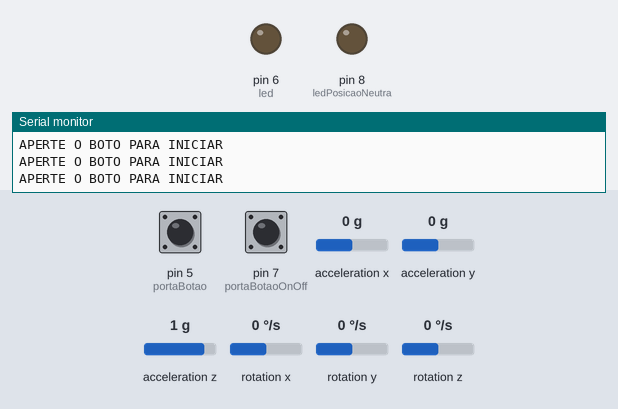
Simulated run of this sketch. Board: Arduino Leonardo, built with avr-gcc and run on an emulated ATmega32U4. Parts: output pins drawn as LEDs (lit = HIGH), the last lines printed to the serial monitor. Wiring (inferred from the names in the program): MPU-6050 motion sensor at I2C address 0x68. The test bench sets the inputs (shaded band); at power-on: pin 7 (portaBotaoOnOff) LOW, acceleration x 0 g, acceleration y 0 g, pin 5 (portaBotao) LOW, acceleration z 1 g, rotation x 0 °/s, rotation y 0 °/s, rotation z 0 °/s. USB keyboard and mouse output is not drawn.

Above: at 1.2 s.
1.3 s: pin 7 (portaBotaoOnOff) pulled HIGH for 0.15 s
At 1.91 s:
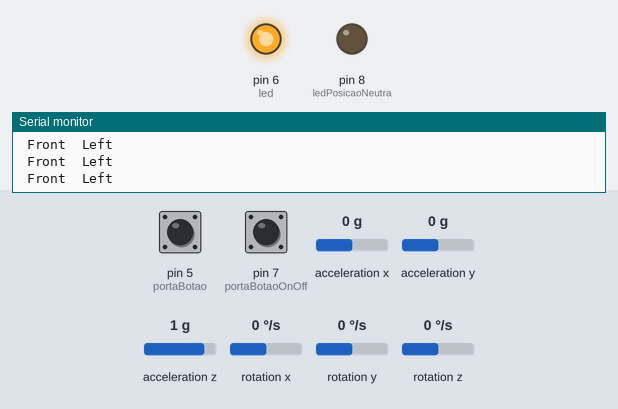
4.3 s: acceleration x set to 0.7 g
7.3 s: acceleration x set to 1 g
At 7.7 s:
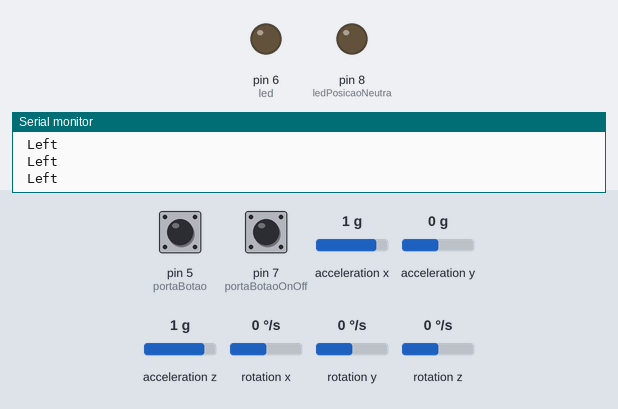
9.2 s: acceleration y set to 1.2 g
10.7 s: acceleration y set to 1.5 g
At 11.5 s:
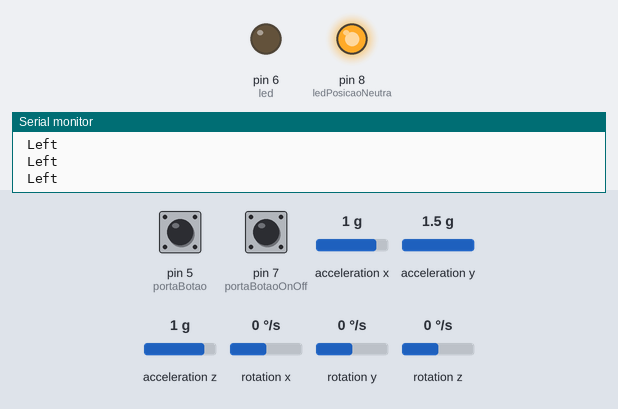
Timing chart, 0 to 13.7 s (numbered marks = the images above; inputs shaded):
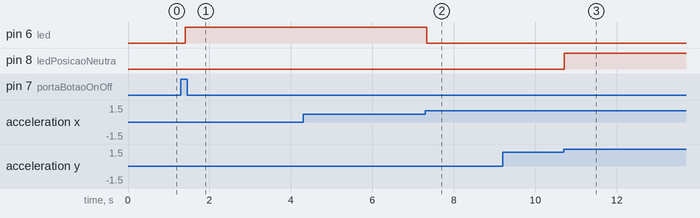

Measured:
- the behaviour switches between 0.8 and 0.9 g on acceleration x (found by bisection; images 1 and 2)
- the behaviour switches between 1.3 and 1.4 g on acceleration y (found by bisection; images 2 and 3)
- after the input at 1.3 s, pin 6 (led): LOW → HIGH after 0.10 s
- after the input at 7.3 s, pin 6 (led): HIGH → LOW at once
- after the input at 10.7 s, pin 8 (ledPosicaoNeutra): LOW → HIGH at once

The sketch:

main.ino
```cpp
#include <Keyboard.h>
#include <I2Cdev.h>
#include <MPU6050.h>
#include <Wire.h>

#define MPU6050_ACCEL_OFFSET_X -773
#define MPU6050_ACCEL_OFFSET_Y -700
#define MPU6050_ACCEL_OFFSET_Z 1660
#define MPU6050_GYRO_OFFSET_X -24
#define MPU6050_GYRO_OFFSET_Y -62
#define MPU6050_GYRO_OFFSET_Z -6

MPU6050 mpu;
//Endereco I2C do MPU6050
const int MPU = 0x68;

int up_right = 9;
int up_left = 11;
int down_right = 10;
int down_left = 12;
int portaBotao = 5;
int led = 6;
int portaBotaoOnOff = 7;
int ledPosicaoNeutra = 8;

bool start = false;
bool configured = false;

int AcX, AcY, AcZ, Tmp, GyX, GyY, GyZ;

void setup()
{

  Keyboard.begin();
  Serial.begin(9600);
  pinMode(portaBotao, INPUT);
  pinMode(up_right, INPUT);
  pinMode(up_left, INPUT);
  pinMode(down_right, INPUT);
  pinMode(down_left, INPUT);
  pinMode(led, OUTPUT);
  pinMode(ledPosicaoNeutra, OUTPUT);
  pinMode(portaBotaoOnOff, INPUT);

  Wire.begin();
  mpu.initialize();
  mpu.setXAccelOffset(MPU6050_ACCEL_OFFSET_X);
  mpu.setYAccelOffset(MPU6050_ACCEL_OFFSET_Y);
  mpu.setZAccelOffset(MPU6050_ACCEL_OFFSET_Z);
  mpu.setXGyroOffset(MPU6050_GYRO_OFFSET_X);
  mpu.setYGyroOffset(MPU6050_GYRO_OFFSET_Y);
  mpu.setZGyroOffset(MPU6050_GYRO_OFFSET_Z);

  Wire.beginTransmission(MPU);
  Wire.write(0x6B);

  //Inicializa o MPU-6050
  Wire.write(0);
  Wire.endTransmission(true);

  configured = true;
}

void loop()
{
  if (digitalRead(portaBotaoOnOff) == HIGH)
  {
    if(!start)
      Serial.print("INICIANDO! \n");
    else
      Serial.print("DESLIGANDO! \n");

    start = !start;
    delay(100);
  }

  if (!configured)
  {
    setup();
  }

  if (start)
  {
    pegarDimensoes();
    mapearBotoes();
    start = true;
  }
  else
  {
    Serial.print("APERTE O BOTO PARA INICIAR \n");
  }
}

void pegarDimensoes()
{
  Wire.beginTransmission(MPU);
  Wire.write(0x3B); // starting with register 0x3B (ACCEL_XOUT_H)
  Wire.endTransmission(false);
  //Solicita os dados do sensor
  Wire.requestFrom(MPU, 14, true);
  //Armazena o valor dos sensores nas variaveis correspondentes
  AcX = Wire.read() << 8 | Wire.read(); //0x3B (ACCEL_XOUT_H) & 0x3C (ACCEL_XOUT_L)
  AcY = Wire.read() << 8 | Wire.read(); //0x3D (ACCEL_YOUT_H) & 0x3E (ACCEL_YOUT_L)
  AcZ = Wire.read() << 8 | Wire.read(); //0x3F (ACCEL_ZOUT_H) & 0x40 (ACCEL_ZOUT_L)
  Tmp = Wire.read() << 8 | Wire.read(); //0x41 (TEMP_OUT_H) & 0x42 (TEMP_OUT_L)
  GyX = Wire.read() << 8 | Wire.read(); //0x43 (GYRO_XOUT_H) & 0x44 (GYRO_XOUT_L)
  GyY = Wire.read() << 8 | Wire.read(); //0x45 (GYRO_YOUT_H) & 0x46 (GYRO_YOUT_L)
  GyZ = Wire.read() << 8 | Wire.read(); //0x47 (GYRO_ZOUT_H) & 0x48 (GYRO_ZOUT_L)
}

void mapearBotoes()
{
  Serial.println();

  if (AcX < 14000)
  {
    Serial.print(" Front ");

    Keyboard.press(KEY_UP_ARROW);

    digitalWrite(led, HIGH);
  }
  if (AcX > 25000)
  {
    Serial.print(" Back ");

    Keyboard.press(KEY_DOWN_ARROW);
  }
  if (AcY > 30000)
  {
    Serial.print(" Right ");

    Keyboard.press(KEY_RIGHT_ARROW);
  }
  if (AcY < 22000)
  {
    Serial.print(" Left ");

    Keyboard.press(KEY_LEFT_ARROW);
  }

  if (digitalRead(portaBotao) == HIGH)
  {
    Serial.print(" Click ");

    Keyboard.press('z');
  }

  if (!(AcX < 14000 || AcX > 25000 || AcY > 30000 || AcY < 22000))
  {
    digitalWrite(ledPosicaoNeutra, HIGH);
  }
  else
  {
    digitalWrite(ledPosicaoNeutra, LOW);
  }

  delay(100);
  Keyboard.releaseAll();
  Keyboard.end();
  digitalWrite(led, LOW);
}
```
